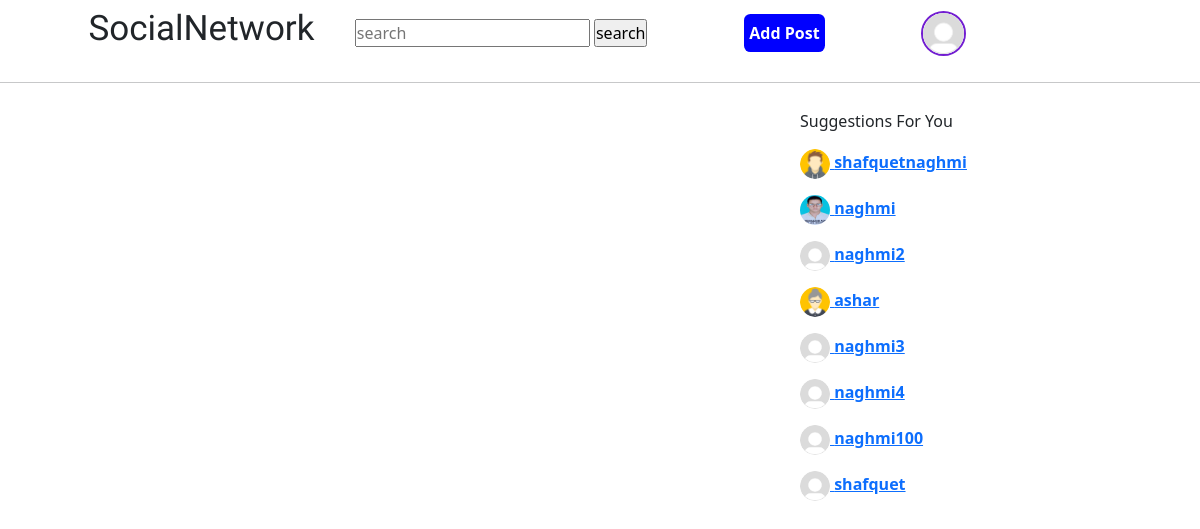
The page /dashboard/ (signed in) on the database its author committed.
### socialapp/models.py (models this page shows, shortened)
class Profile(models.Model):
    user=models.OneToOneField(User,on_delete=models.CASCADE)
    date_of_birth=models.DateField(blank=True,null=True)
    photo=models.ImageField(default='default.jpg',upload_to='profile_pic')
    followers=models.ManyToManyField(User,related_name='followers',blank=True)
    following=models.ManyToManyField(User,related_name='following',blank=True)

### socialapp/views.py (the view)
# urls.py: path('dashboard/',views.dashboard,name='dashboard'),
@login_required()
def dashboard(request):
    posts=Image.objects.filter(user__profile__followers=request.user.id).order_by('-created')
    profile=Profile.objects.all()
    context={'posts':posts,'profile':profile,}
    return render(request,'socialapp/dashboard.html',context)

### socialapp/templates/socialapp/dashboard.html (shortened to what this page needs)
{% extends 'socialapp/main.html' %}
{% load static %}
{% block content %}
<link rel="stylesheet" href="{% static 'socialapp/dashboard.css' %}">
<div class="nav">
    <ul class="navbar">
        <li>
            <h1 id="logo">SocialNetwork</h1>
        </li>
        <li>
            <form method="GET" action="{% url 'search' %}" class="search">
                <input type="text" placeholder="search" name="username" />
                <input type="submit" value="search">
            </form>
        </li>
        <button id="add_post"><a id="a3" href="{% url 'images' %}"><b>Add Post</b></a></button>
        <li id="combined-1">
            <a id="username" href="{% url 'profile' request.user.username %}">
                <img class="profile-photo" src="{{user.profile.photo.url}}" height="45px" width="45px">
            </a>
        </li>
    </ul>
</div>
<hr color="black" vw="100%" >
<div class="feed">
    <div class="post">
    </div>
    <div class="suggestion">
        <P>Suggestions For You </P>
        {% for suggestion in profile %}
        <P class="suggestion-1"><a href="/profile/{{suggestion.user.username}}"><img id="suggestion" src="{{suggestion.photo.url}}"
                    height="30px" width="30px"> <b>{{suggestion.user.username}}</b></a></P>
        {% endfor %}
    </div>
</div>
{% endblock %}

### socialapp/static/socialapp/dashboard.css (style rules this page uses)
* { box-sizing: border-box; margin:0; padding:0; }
.navbar { display: flex; flex:1; margin-bottom: 0; }
li { list-style-type: none; }
#combined-1 { margin-right:20%; }
#a3 { text-decoration: none; color:white; }
#add_post { background-color: blue; border:white; padding:7px 5px; border-radius: .4em; }
.profile-photo { border:2px solid rgb(114, 30, 209); border-radius: 50%; }
#logo { font-family: 'Dancing Script', cursive; font-size: 35px; margin-left:25%; }
#suggestion { border-radius: 50%; }
.feed { display:grid; grid-template-columns: 4fr 2fr ; }
.post { margin-left:30%; }
.suggestion p { margin-top:10px; }

### rows shown on the page
Profile: photo (picture), user.username "shafquetnaghmi"
Profile: photo (picture), user.username "naghmi"
Profile: photo (placeholder picture), user.username "naghmi2"
Profile: photo (picture), user.username "ashar"
Profile: photo (placeholder picture), user.username "naghmi3"
Profile: photo (placeholder picture), user.username "naghmi4"
Profile: photo (placeholder picture), user.username "naghmi100"
Profile: photo (placeholder picture), user.username "shafquet"
